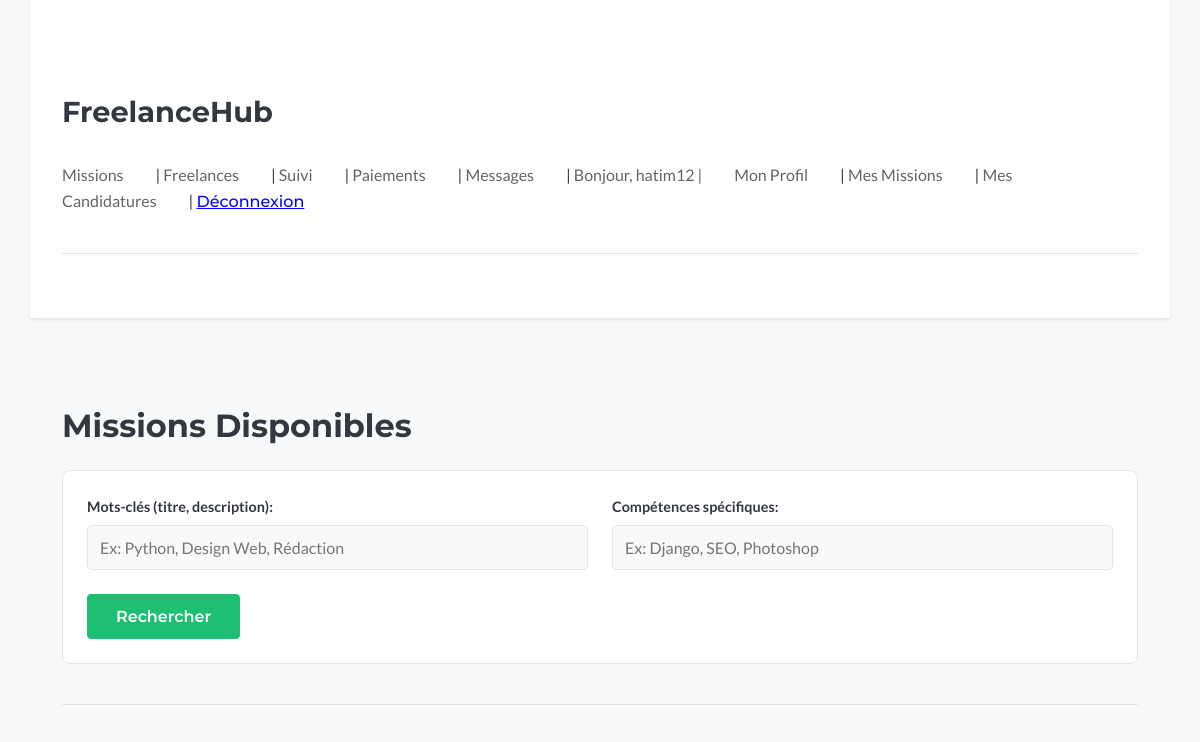
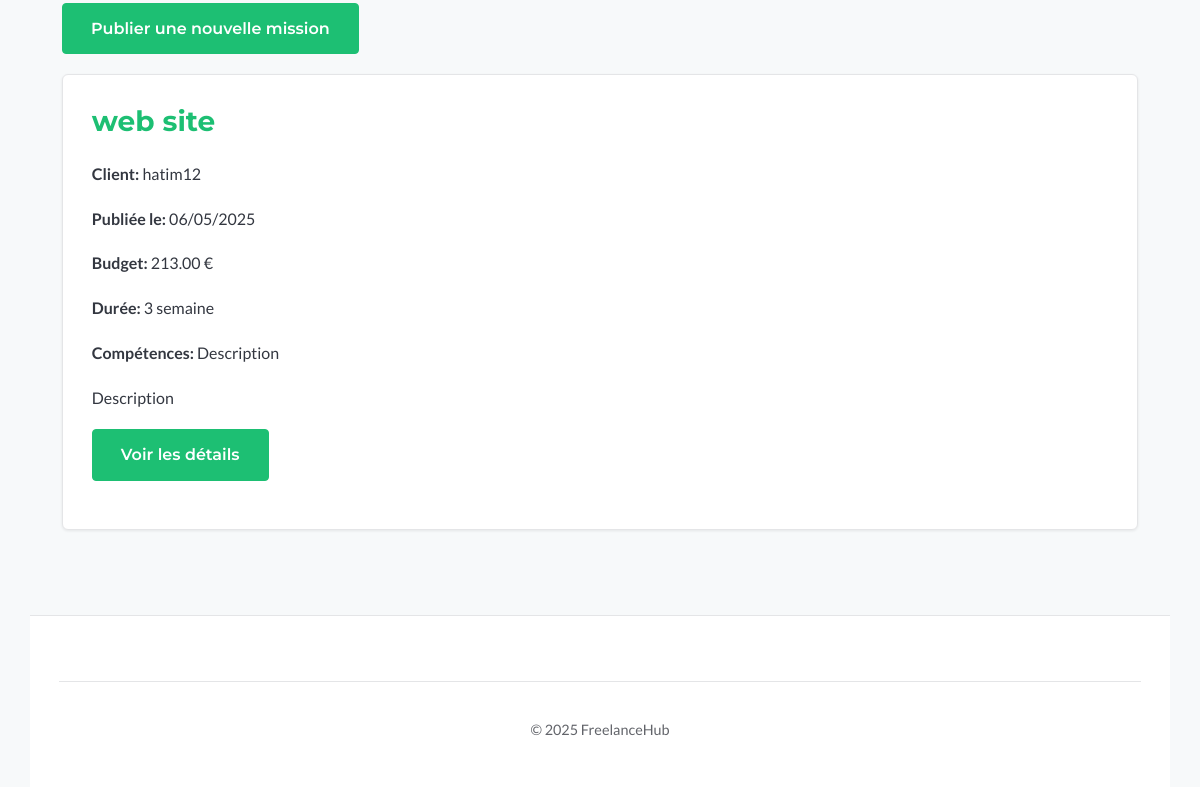
The app's page /missions/ (signed in), older data (2 pictures, top to bottom).
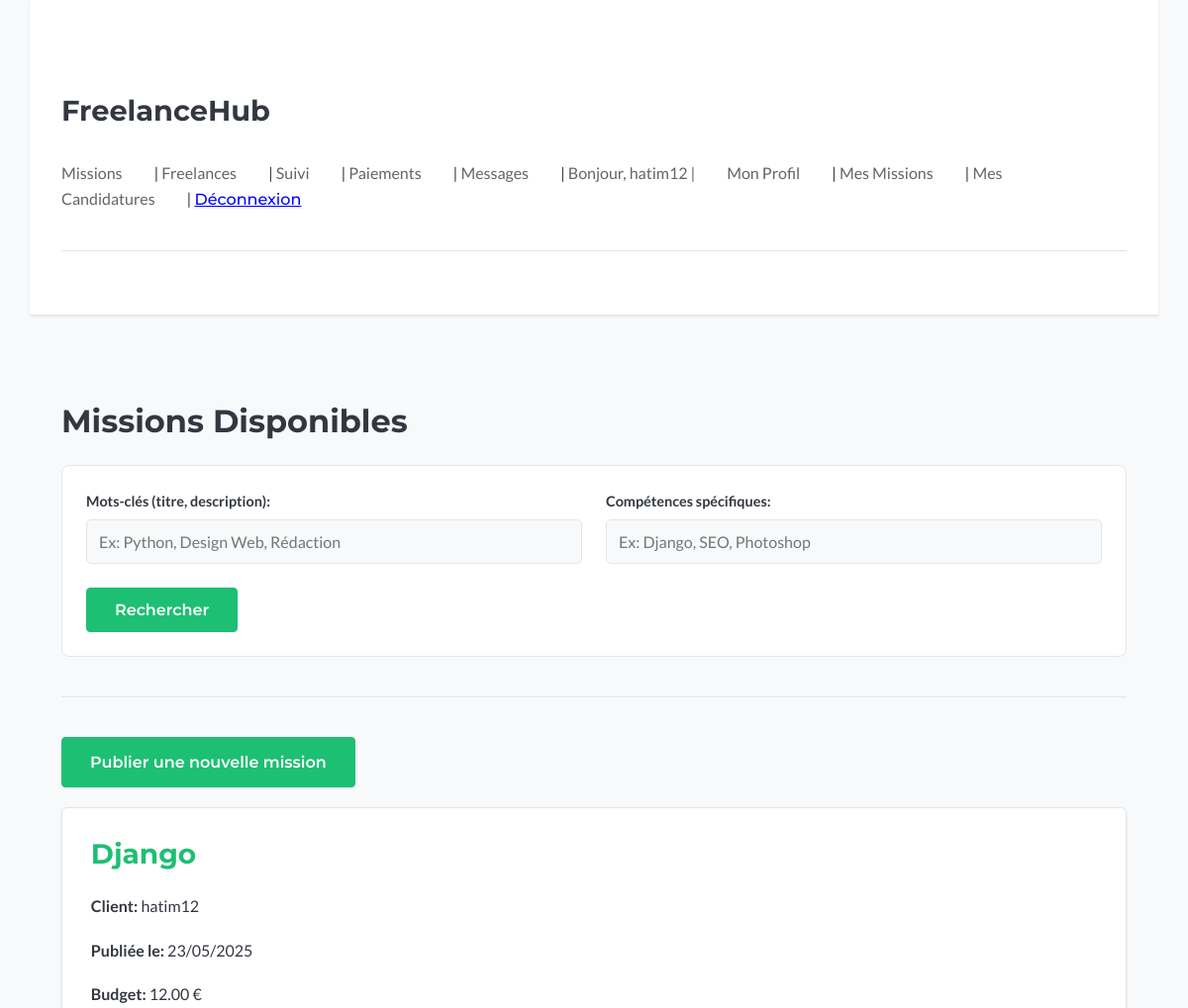
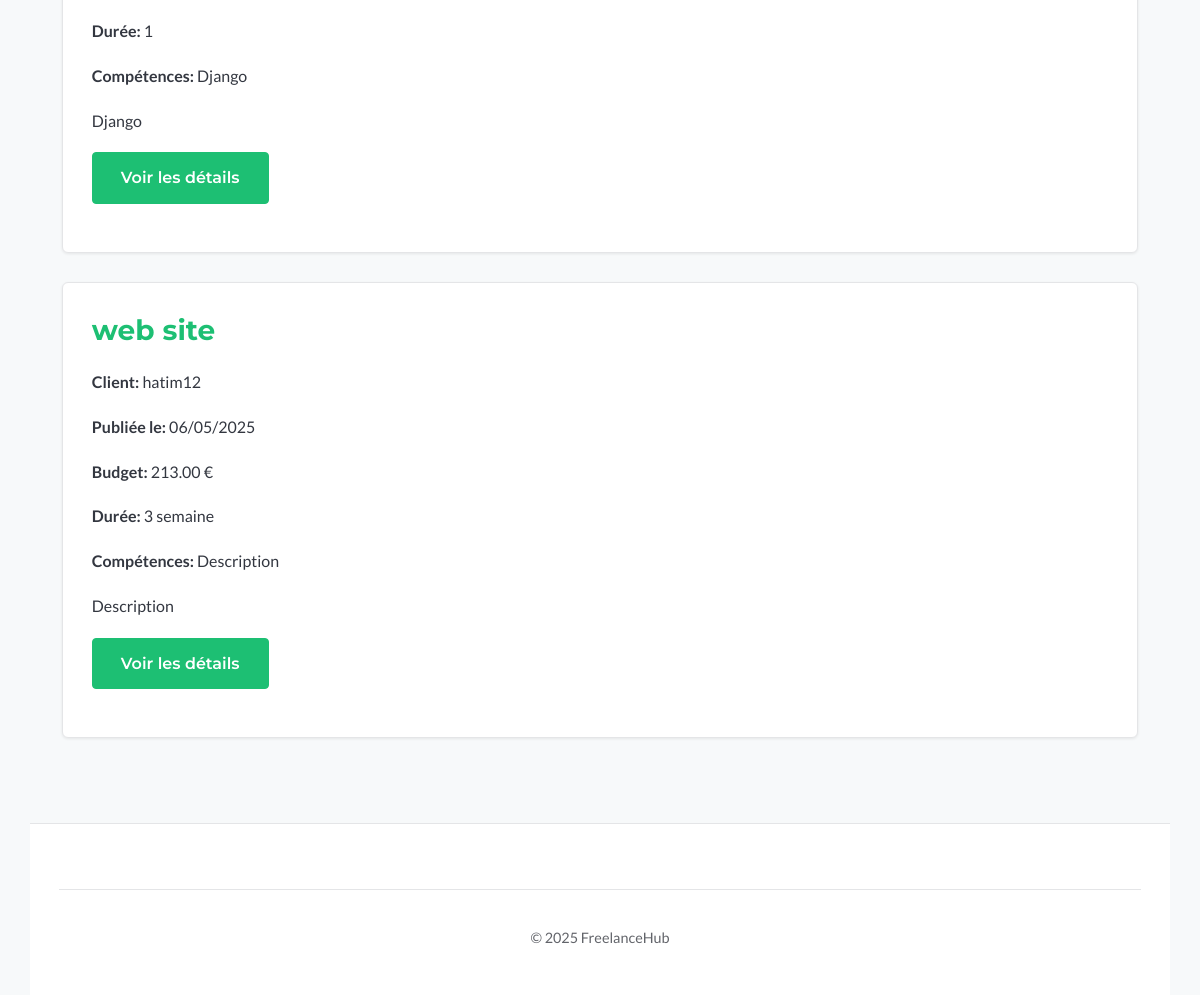
The same page, newer data (2 pictures, top to bottom).
### missions/models.py (models this page shows, shortened)
class Mission(models.Model):
    client = models.ForeignKey(
        settings.AUTH_USER_MODEL,
        on_delete=models.CASCADE,  # Si le client est supprimé, ses missions aussi
        related_name="missions_publiees",
        verbose_name="Client",
    )
    titre = models.CharField(max_length=255, verbose_name="Titre de la mission")
    description = models.TextField(verbose_name="Description détaillée")
    competences_requises = models.TextField(
        blank=True, null=True, verbose_name="Compétences requises"
    )  # Ou ManyToMany vers un modèle Skill
    budget_propose = models.DecimalField(
        max_digits=10,
        decimal_places=2,
        blank=True,
        null=True,
        verbose_name="Budget proposé (€)",
    )
    duree_estimee = models.CharField(
        max_length=100, blank=True, null=True, verbose_name="Durée estimée"
    )  # Ex: "2 semaines", "1 mois"
    date_publication = models.DateTimeField(
        auto_now_add=True, verbose_name="Date de publication"
    )  # Se met automatiquement à la création
    date_limite_candidature = models.DateField(
        blank=True, null=True, verbose_name="Date limite pour postuler"
    )
    date_debut_souhaitee = models.DateField(
        blank=True, null=True, verbose_name="Date de début souhaitée"
    )
    date_fin_souhaitee = models.DateField(
        blank=True, null=True, verbose_name="Date de fin souhaitée"
    )
    statut = models.CharField(
        max_length=20,
        choices=MissionStatus.choices,
        default=MissionStatus.OPEN,
        verbose_name="Statut",
    )
    freelance_assigne = models.ForeignKey(
        settings.AUTH_USER_MODEL,
        on_delete=models.SET_NULL,  # Si le freelance est supprimé, la mission n'est plus assignée mais existe toujours
        related_name="missions_assignees",
        blank=True,  # Non obligatoire (au début, pas de freelance assigné)
        null=True,  # Peut être vide en BDD
        verbose_name="Freelance Assigné",
    )
    class Meta:
        verbose_name = "Mission"
        verbose_name_plural = "Missions"
        ordering = [
            "-date_publication"
        ]  # Ordonner par défaut les missions de la plus récente à la plus ancienne

### missions/views.py (the view, shortened to what this page needs)
# urls.py: path('', views.mission_list_view, name='list'),
@login_required
def mission_list_view(request):
    queryset = Mission.objects.filter(statut=MissionStatus.OPEN).order_by(
        "-date_publication"
    )
    form = MissionSearchForm(request.GET or None)
    context = {
        "missions": queryset,
        "search_form": form,
    }
    return render(request, "missions/mission_list.html", context)

### missions/forms.py
class MissionSearchForm(forms.Form):
    keywords = forms.CharField(
        label="Mots-clés (titre, description)",
        required=False,
        widget=forms.TextInput(attrs={'placeholder': 'Ex: Python, Design Web, Rédaction'})
    )
    competences = forms.CharField(
        label="Compétences spécifiques",
        required=False,
        widget=forms.TextInput(attrs={'placeholder': 'Ex: Django, SEO, Photoshop'})
    )

### missions/templates/missions/mission_list.html (shortened to what this page needs)
{% extends "base.html" %}
{% block content %}
  <h2>Missions Disponibles</h2>
  <form method="get" action="{% url 'missions:list' %}" class="search-form">
    <div class="form-row">
        <div class="form-field">
            {{ search_form.keywords.label_tag }}
            {{ search_form.keywords }}
        </div>
        <div class="form-field">
            {{ search_form.competences.label_tag }}
            {{ search_form.competences }}
        </div>
    </div>
    <div class="form-actions">
        <button type="submit" class="button">Rechercher</button>
    </div>
  </form>
  <hr>
  {% if user.is_authenticated %}
  <p><a href="{% url 'missions:create' %}" class="button">Publier une nouvelle mission</a></p>
  {% endif %}
  {% if missions %}
    {% for mission in missions %}
      <article class="card">
        <h3><a href="{% url 'missions:detail' mission.pk %}">{{ mission.titre }}</a></h3>
        <p><strong>Client:</strong> {{ mission.client.username }}</p>
        <p><strong>Publiée le:</strong> {{ mission.date_publication|date:"d/m/Y" }}</p>
        <p><strong>Budget:</strong> {% if mission.budget_propose %}{{ mission.budget_propose }} €{% else %}Non spécifié{% endif %}</p>
        <p><strong>Durée:</strong> {{ mission.duree_estimee|default:"Non spécifiée" }}</p>
        <p><strong>Compétences:</strong> {{ mission.competences_requises|truncatewords:15|default:"Non spécifiées" }}</p>
        <p>{{ mission.description|truncatewords:30 }}</p>
        <p><a href="{% url 'missions:detail' mission.pk %}" class="button button-secondary">Voir les détails</a></p>
      </article>
    {% endfor %}
  {% else %}
    {% if request.GET %}
        <p>Aucune mission ne correspond à vos critères de recherche.</p>
    {% else %}
        <p>Aucune mission n'est actuellement disponible.</p>
    {% endif %}
  {% endif %}
{% endblock %}

Row changes from the older to the newer data that the page shows:
added Mission: titre "Django", client.username "hatim12", date_publication "23/05/2025", budget_propose "12.00", duree_estimee "1", competences_requises "Django", description "Django"
